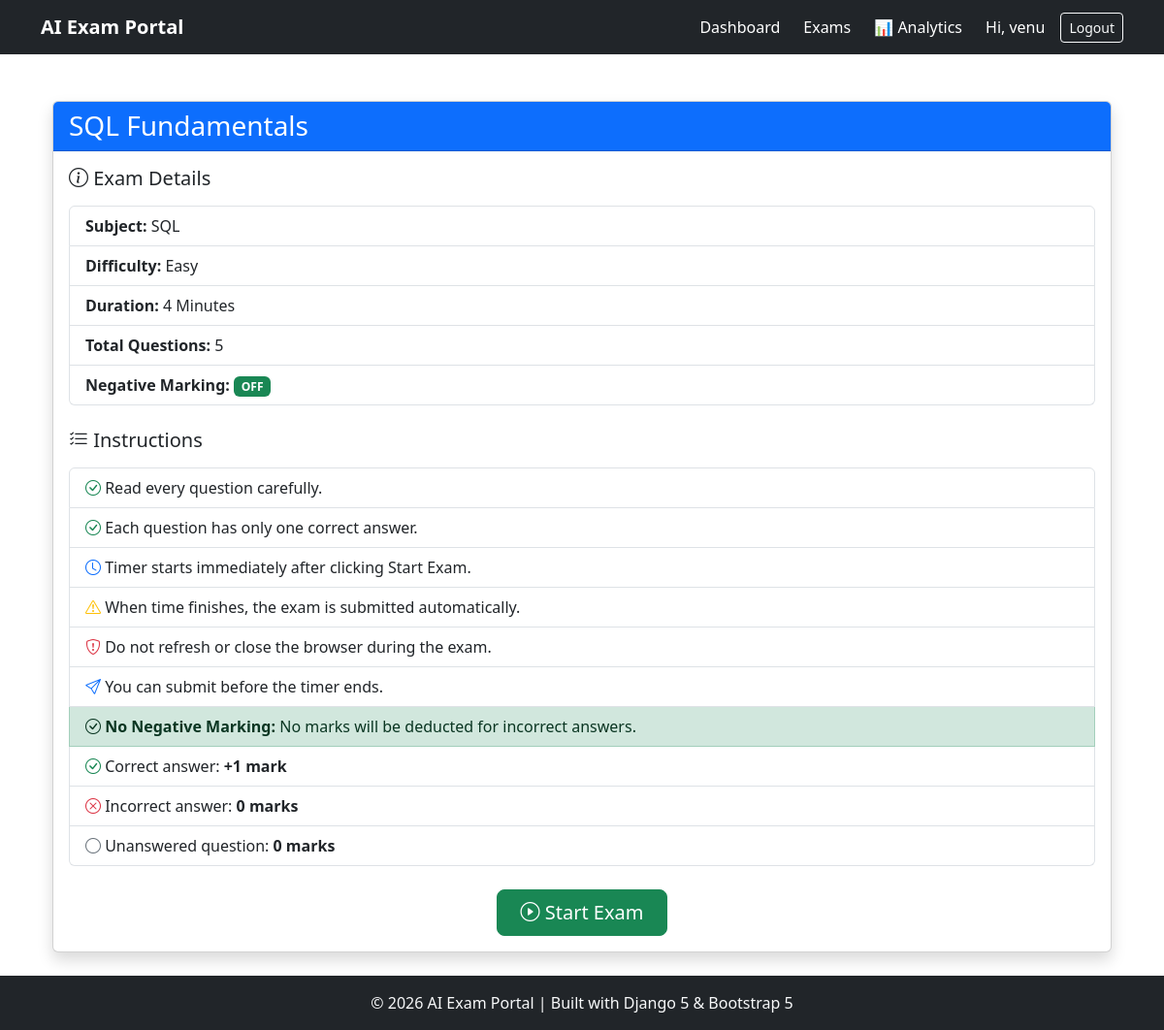
The app's page /exams/exam/3/instructions/ (signed in) with its own data.
### exams/models.py (models this page shows, shortened)
class Exam(models.Model):
    DIFFICULTY_CHOICES = [
        ('Easy', 'Easy'),
        ('Medium', 'Medium'),
        ('Hard', 'Hard'),
    ]
    title = models.CharField(max_length=200)
    subject = models.CharField(max_length=100)
    description = models.TextField(blank=True)
    duration_minutes = models.PositiveIntegerField(default=30)
    negative_marking = models.BooleanField(
        default=False,
        help_text="Enable negative marking for incorrect answers."
    )
    negative_marks = models.FloatField(
        default=0.25,
        help_text="Marks deducted for each incorrect answer."
    )
    difficulty = models.CharField(
        max_length=10,
        choices=DIFFICULTY_CHOICES
    )
    created_by = models.ForeignKey(
        User,
        on_delete=models.CASCADE
    )
    created_at = models.DateTimeField(
        auto_now_add=True
    )
    class Meta:
        ordering = ['-created_at']

### exams/views.py (the view)
class ExamInstructionsView(LoginRequiredMixin, DetailView):
    model = Exam
    template_name = "exams/instructions.html"
    context_object_name = "exam"

### templates/exams/instructions.html (shortened to what this page needs)
{% extends 'base.html' %}
{% block content %}
<div class="container mt-4">
    <div class="card shadow">
        <div class="card-header bg-primary text-white">
            <h3 class="mb-0">{{ exam.title }}</h3>
        </div>
        <div class="card-body">
            <h5 class="mb-3">
                <i class="bi bi-info-circle"></i>
                Exam Details
            </h5>
            <ul class="list-group mb-4">
                <li class="list-group-item">
                    <strong>Subject:</strong>
                    {{ exam.subject }}
                </li>
                <li class="list-group-item">
                    <strong>Difficulty:</strong>
                    {{ exam.difficulty }}
                </li>
                <li class="list-group-item">
                    <strong>Duration:</strong>
                    {{ exam.duration_minutes }} Minutes
                </li>
                <li class="list-group-item">
                    <strong>Total Questions:</strong>
                    {{ exam.questions.count }}
                </li>
                <li class="list-group-item">
                    <strong>Negative Marking:</strong>
                    {% if exam.negative_marking %}
                        <span class="badge bg-danger">
                            ON
                        </span>
                    {% else %}
                        <span class="badge bg-success">
                            OFF
                        </span>
                    {% endif %}
                </li>
            </ul>
            <h5 class="mb-3">
                <i class="bi bi-list-check"></i>
                Instructions
            </h5>
            <ul class="list-group mb-4">
                <li class="list-group-item">
                    <i class="bi bi-check-circle text-success"></i>
                    Read every question carefully.
                </li>
                <li class="list-group-item">
                    <i class="bi bi-check-circle text-success"></i>
                    Each question has only one correct answer.
                </li>
                <li class="list-group-item">
                    <i class="bi bi-clock text-primary"></i>
                    Timer starts immediately after clicking Start Exam.
                </li>
                <li class="list-group-item">
                    <i class="bi bi-exclamation-triangle text-warning"></i>
                    When time finishes, the exam is submitted automatically.
                </li>
                <li class="list-group-item">
                    <i class="bi bi-shield-exclamation text-danger"></i>
                    Do not refresh or close the browser during the exam.
                </li>
                <li class="list-group-item">
                    <i class="bi bi-send text-primary"></i>
                    You can submit before the timer ends.
                </li>
                {% if exam.negative_marking %}
                    <li class="list-group-item list-group-item-danger">
                        <i class="bi bi-dash-circle"></i>
                        <strong>Negative Marking:</strong>
                        {{ exam.negative_marks }} marks will be deducted
                        for each incorrect answer.
                    </li>
                    <li class="list-group-item">
                        <i class="bi bi-check-circle text-success"></i>
                        Correct answer:
                        <strong>+1 mark</strong>
                    </li>
                    <li class="list-group-item">
                        <i class="bi bi-dash-circle text-danger"></i>
                        Incorrect answer:
                        <strong>-{{ exam.negative_marks }} marks</strong>
                    </li>
                    <li class="list-group-item">
                        <i class="bi bi-circle text-secondary"></i>
                        Unanswered question:
                        <strong>0 marks</strong>
                    </li>
                {% else %}
                    <li class="list-group-item list-group-item-success">
                        <i class="bi bi-check-circle"></i>
                        <strong>No Negative Marking:</strong>
                        No marks will be deducted for incorrect answers.
                    </li>
                    <li class="list-group-item">
                        <i class="bi bi-check-circle text-success"></i>
                        Correct answer:
                        <strong>+1 mark</strong>
                    </li>
                    <li class="list-group-item">
                        <i class="bi bi-x-circle text-danger"></i>
                        Incorrect answer:
                        <strong>0 marks</strong>
                    </li>
                    <li class="list-group-item">
                        <i class="bi bi-circle text-secondary"></i>
                        Unanswered question:
                        <strong>0 marks</strong>
                    </li>
                {% endif %}
            </ul>
            <div class="text-center mt-4">
                <a href="{% url 'start_exam' exam.id %}"
                   class="btn btn-success btn-lg px-4">
                    <i class="bi bi-play-circle"></i>
                    Start Exam
                </a>
            </div>
        </div>
    </div>
</div>
{% endblock %}

### templates/base.html (shortened to what this page needs)
<!DOCTYPE html>
<html lang="en">
<head>
    <link href="https://cdn.jsdelivr.net/npm/bootstrap@5.3.3/dist/css/bootstrap.min.css" rel="stylesheet">
    <link rel="stylesheet"
          href="https://cdn.jsdelivr.net/npm/bootstrap-icons@1.11.3/font/bootstrap-icons.min.css">
</head>
<body class="d-flex flex-column min-vh-100">
<nav class="navbar navbar-expand-lg navbar-dark bg-dark">
    <div class="container">
        <a class="navbar-brand fw-bold" href="/">
            AI Exam Portal
        </a>
        <div class="collapse navbar-collapse" id="mainNavbar">
            <div class="navbar-nav ms-auto align-items-lg-center gap-lg-2">
                <a href="{% url 'dashboard' %}"
                   class="nav-link text-white">
                    Dashboard
                </a>
                <a href="{% url 'exam_list' %}"
                   class="nav-link text-white">
                    Exams
                </a>
                <a href="{% url 'performance_analytics' %}"
                   class="nav-link text-white">
                    📊 Analytics
                </a>
                {% if user.is_authenticated %}
                    <span class="nav-link text-white">
                        Hi, {{ user.username }}
                    </span>
                    <form method="post"
                          action="{% url 'logout' %}"
                          class="d-lg-inline">
                        <button type="submit"
                                class="btn btn-outline-light btn-sm w-100 w-lg-auto">
                            Logout
                        </button>
                    </form>
                {% endif %}
            </div>
        </div>
    </div>
</nav>
<main class="container py-4 flex-grow-1">
    {% block content %}{% endblock %}
</main>
<footer class="bg-dark text-light text-center py-3 mt-auto">
    <p class="mb-0">
        © 2026 AI Exam Portal | Built with Django 5 & Bootstrap 5
    </p>
</footer>
</body>
</html>

### records on screen
Exam: title "SQL Fundamentals", subject "SQL", difficulty "Easy", duration_minutes "4", questions.count "5"

### other values on screen
{{ user.username }} "venu"
